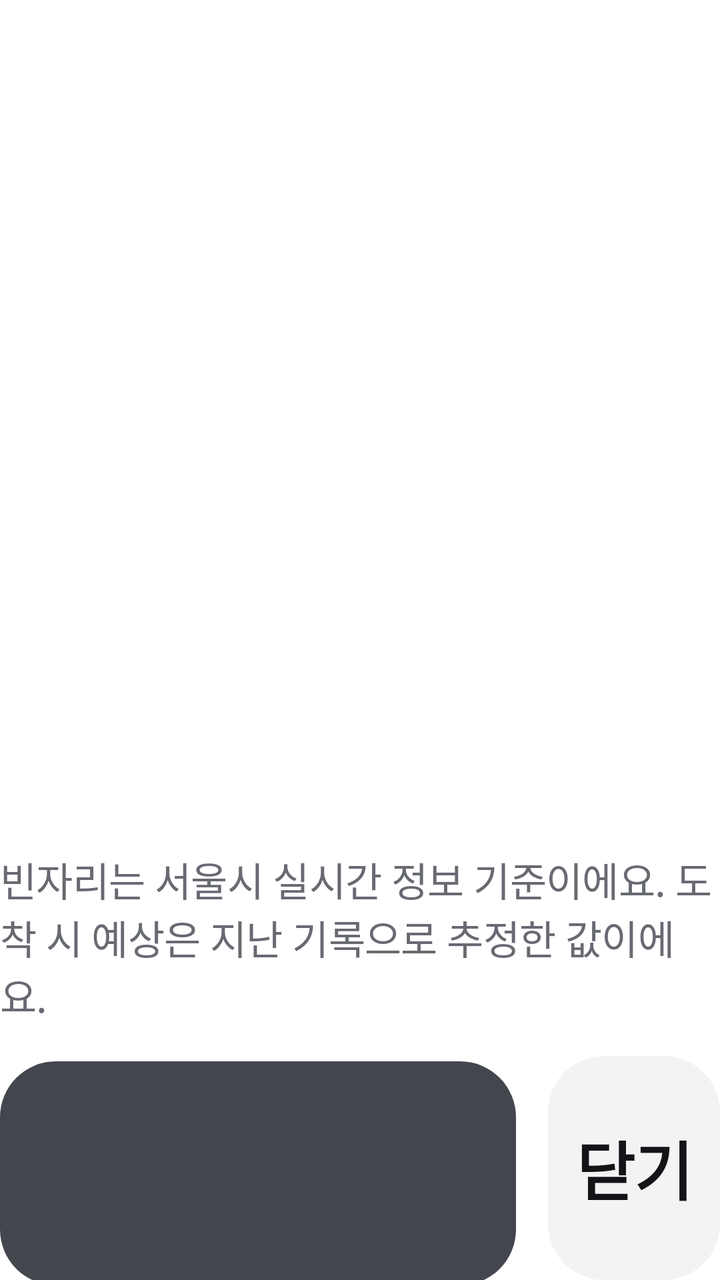
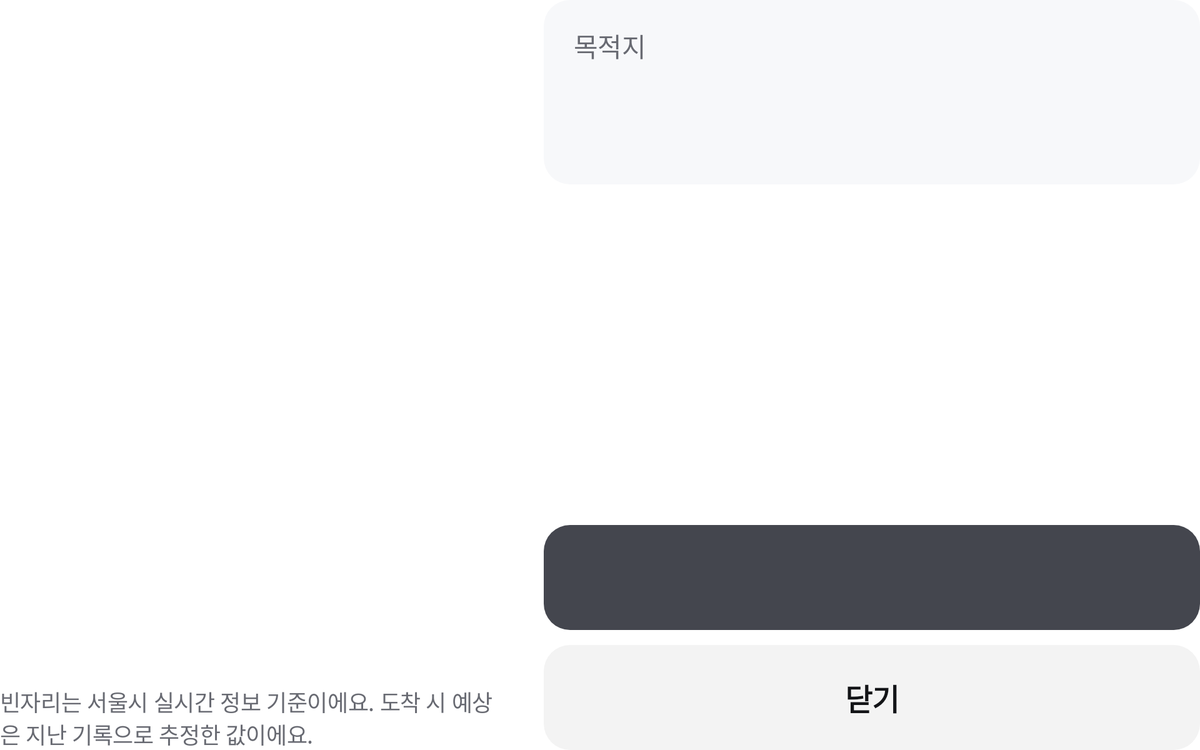

One screen, two layout resources from the same app: the default and the repository's alternative for another configuration. Each is rendered where Android would select it; the XML of both is given below.
<!-- AndroidManifest.xml: application theme Theme.Statio -->
<!-- res/layout/screen_arrival.xml -->
<?xml version="1.0" encoding="utf-8"?>
<LinearLayout xmlns:android="http://schemas.android.com/apk/res/android"
    android:layout_width="match_parent"
    android:layout_height="match_parent"
    android:orientation="vertical">

    <TextView
        android:id="@+id/arrival_title"
        style="@style/Text.TitleL"
        android:layout_width="match_parent"
        android:layout_height="wrap_content"
        android:ellipsize="end"
        android:maxLines="1" />

    <TextView
        android:id="@+id/arrival_sub"
        style="@style/Text.BodyM"
        android:layout_width="match_parent"
        android:layout_height="wrap_content"
        android:layout_marginTop="10dp"
        android:textColor="@color/text_3" />

    <LinearLayout
        android:id="@+id/arrival_list"
        android:layout_width="match_parent"
        android:layout_height="wrap_content"
        android:layout_marginTop="28dp"
        android:orientation="vertical" />

    <View
        android:layout_width="match_parent"
        android:layout_height="0dp"
        android:layout_weight="1" />

    <TextView
        style="@style/Text.LabelS"
        android:layout_width="match_parent"
        android:layout_height="wrap_content"
        android:layout_marginBottom="16dp"
        android:id="@+id/arrival_notice"
        android:text="@string/arrival_notice" />

    <LinearLayout
        android:layout_width="match_parent"
        android:layout_height="wrap_content"
        android:orientation="horizontal">

        <TextView
            android:id="@+id/btn_arrival_route"
            style="@style/Button.Filled"
            android:layout_width="0dp"
            android:layout_weight="3"
            android:ellipsize="end"
            android:maxLines="1"
            android:paddingStart="24dp"
            android:paddingEnd="24dp" />

        <TextView
            android:id="@+id/btn_arrival_close"
            style="@style/Button.Basic"
            android:layout_width="0dp"
            android:layout_marginStart="16dp"
            android:layout_weight="1"
            android:text="닫기" />
    </LinearLayout>
</LinearLayout>
<!-- resources referenced by this layout -->
<resources>
  <color name="text_3">@color/basic_500</color>
  <string name="arrival_notice">빈자리는 서울시 실시간 정보 기준이에요. 도착 시 예상은 지난 기록으로 추정한 값이에요.</string>
  <style name="Button.Basic">
          <item name="android:background">@drawable/bg_button_basic</item>
      </style>
  <style name="Button.Filled">
          <item name="android:background">@drawable/bg_button_filled</item>
          <item name="android:textColor">@color/basic_00</item>
      </style>
  <style name="Text.BodyM">
          <item name="android:textSize">28sp</item>
      </style>
  <style name="Text.LabelS">
          <item name="android:textSize">20sp</item>
          <item name="android:textColor">@color/text_3</item>
      </style>
  <style name="Text.TitleL">
          <item name="android:textSize">40sp</item>
          <item name="android:textStyle">bold</item>
      </style>
  <style name="Theme.Statio" parent="@android:style/Theme.DeviceDefault.Light.NoActionBar">
          <item name="android:windowBackground">@color/basic_00</item>
          <item name="android:colorAccent">@color/basic_900</item>
      </style>
  <color name="basic_500">#686A72</color>
  <!-- drawable bg_button_basic (drawable) -->
  <?xml version="1.0" encoding="utf-8"?>
  <shape xmlns:android="http://schemas.android.com/apk/res/android" android:shape="rectangle">
      <solid android:color="@color/button_basic" />
      <corners android:radius="28dp" />
  </shape>
  <!-- drawable bg_button_filled (drawable) -->
  <?xml version="1.0" encoding="utf-8"?>
  <shape xmlns:android="http://schemas.android.com/apk/res/android" android:shape="rectangle">
      <solid android:color="@color/basic_600" />
      <corners android:radius="28dp" />
  </shape>
  <color name="basic_00">#FFFFFF</color>
  <color name="basic_900">#131417</color>
  <color name="button_basic">#0D131417</color>
  <color name="basic_600">#44464E</color>
</resources>
<!-- res/layout-w1200dp/screen_arrival.xml (the repository's variant of the layout above) -->
<!-- drawn on a large tablet held sideways -->
<?xml version="1.0" encoding="utf-8"?>
<LinearLayout xmlns:android="http://schemas.android.com/apk/res/android"
    android:layout_width="match_parent"
    android:layout_height="match_parent"
    android:orientation="horizontal">

    <LinearLayout
        android:layout_width="0dp"
        android:layout_height="match_parent"
        android:layout_weight="1"
        android:orientation="vertical">

        <TextView
            android:id="@+id/arrival_title"
            style="@style/Text.HeadlineS"
            android:layout_width="match_parent"
            android:layout_height="wrap_content"
            android:ellipsize="end"
            android:maxLines="1" />

        <TextView
            android:id="@+id/arrival_sub"
            style="@style/Text.BodyL"
            android:layout_width="match_parent"
            android:layout_height="wrap_content"
            android:layout_marginTop="12dp"
            android:textColor="@color/text_3" />

        <LinearLayout
            android:id="@+id/arrival_list"
            android:layout_width="match_parent"
            android:layout_height="wrap_content"
            android:layout_marginTop="28dp"
            android:orientation="vertical" />

        <View
            android:layout_width="match_parent"
            android:layout_height="0dp"
            android:layout_weight="1" />

        <TextView
            style="@style/Text.LabelM"
            android:layout_width="match_parent"
            android:layout_height="wrap_content"
            android:id="@+id/arrival_notice"
            android:text="@string/arrival_notice" />
    </LinearLayout>

    <LinearLayout
        android:layout_width="700dp"
        android:layout_height="match_parent"
        android:layout_marginStart="40dp"
        android:orientation="vertical">

        <LinearLayout
            style="@style/Card"
            android:layout_width="match_parent"
            android:layout_height="wrap_content"
            android:orientation="vertical">

            <TextView
                style="@style/Text.BodyM"
                android:layout_width="wrap_content"
                android:layout_height="wrap_content"
                android:text="목적지"
                android:textColor="@color/text_3" />

            <TextView
                android:id="@+id/arrival_dest_name"
                style="@style/Text.TitleL"
                android:layout_width="match_parent"
                android:layout_height="wrap_content"
                android:layout_marginTop="10dp" />

            <TextView
                android:id="@+id/arrival_dest_info"
                style="@style/Text.BodyM"
                android:layout_width="match_parent"
                android:layout_height="wrap_content"
                android:layout_marginTop="10dp"
                android:textColor="@color/text_2" />
        </LinearLayout>

        <View
            android:layout_width="match_parent"
            android:layout_height="0dp"
            android:layout_weight="1" />

        <TextView
            android:id="@+id/btn_arrival_route"
            style="@style/Button.Filled"
            android:layout_width="match_parent"
            android:ellipsize="end"
            android:maxLines="1"
            android:paddingStart="24dp"
            android:paddingEnd="24dp" />

        <TextView
            android:id="@+id/btn_arrival_close"
            style="@style/Button.Basic"
            android:layout_width="match_parent"
            android:layout_marginTop="16dp"
            android:text="닫기" />
    </LinearLayout>
</LinearLayout>
<!-- resources referenced by the variant -->
<!-- as a large tablet held sideways resolves them -->
<resources>
  <color name="text_2">@color/basic_600</color>
  <color name="text_3">@color/basic_500</color>
  <string name="arrival_notice">빈자리는 서울시 실시간 정보 기준이에요. 도착 시 예상은 지난 기록으로 추정한 값이에요.</string>
  <style name="Button.Basic">
          <item name="android:background">@drawable/bg_button_basic</item>
      </style>
  <style name="Button.Filled">
          <item name="android:background">@drawable/bg_button_filled</item>
          <item name="android:textColor">@color/basic_00</item>
      </style>
  <style name="Card">
          <item name="android:background">@drawable/bg_card</item>
          <item name="android:paddingStart">32dp</item>
          <item name="android:paddingEnd">32dp</item>
          <item name="android:paddingTop">28dp</item>
          <item name="android:paddingBottom">28dp</item>
      </style>
  <style name="Text.BodyL">
          <item name="android:textSize">30sp</item>
      </style>
  <style name="Text.BodyM">
          <item name="android:textSize">28sp</item>
      </style>
  <style name="Text.HeadlineS">
          <item name="android:textSize">48sp</item>
          <item name="android:textStyle">bold</item>
      </style>
  <style name="Text.LabelM">
          <item name="android:textSize">24sp</item>
          <item name="android:textColor">@color/text_3</item>
      </style>
  <style name="Text.TitleL">
          <item name="android:textSize">40sp</item>
          <item name="android:textStyle">bold</item>
      </style>
  <style name="Theme.Statio" parent="@android:style/Theme.DeviceDefault.Light.NoActionBar">
          <item name="android:windowBackground">@color/basic_00</item>
          <item name="android:colorAccent">@color/basic_900</item>
      </style>
  <color name="basic_600">#44464E</color>
  <color name="basic_500">#686A72</color>
  <!-- drawable bg_button_basic (drawable) -->
  <?xml version="1.0" encoding="utf-8"?>
  <shape xmlns:android="http://schemas.android.com/apk/res/android" android:shape="rectangle">
      <solid android:color="@color/button_basic" />
      <corners android:radius="28dp" />
  </shape>
  <!-- drawable bg_button_filled (drawable) -->
  <?xml version="1.0" encoding="utf-8"?>
  <shape xmlns:android="http://schemas.android.com/apk/res/android" android:shape="rectangle">
      <solid android:color="@color/basic_600" />
      <corners android:radius="28dp" />
  </shape>
  <color name="basic_00">#FFFFFF</color>
  <!-- drawable bg_card (drawable) -->
  <?xml version="1.0" encoding="utf-8"?>
  <shape xmlns:android="http://schemas.android.com/apk/res/android" android:shape="rectangle">
      <solid android:color="@color/basic_50" />
      <corners android:radius="28dp" />
  </shape>
  <color name="basic_900">#131417</color>
  <color name="button_basic">#0D131417</color>
  <color name="basic_50">#F7F8FA</color>
</resources>
